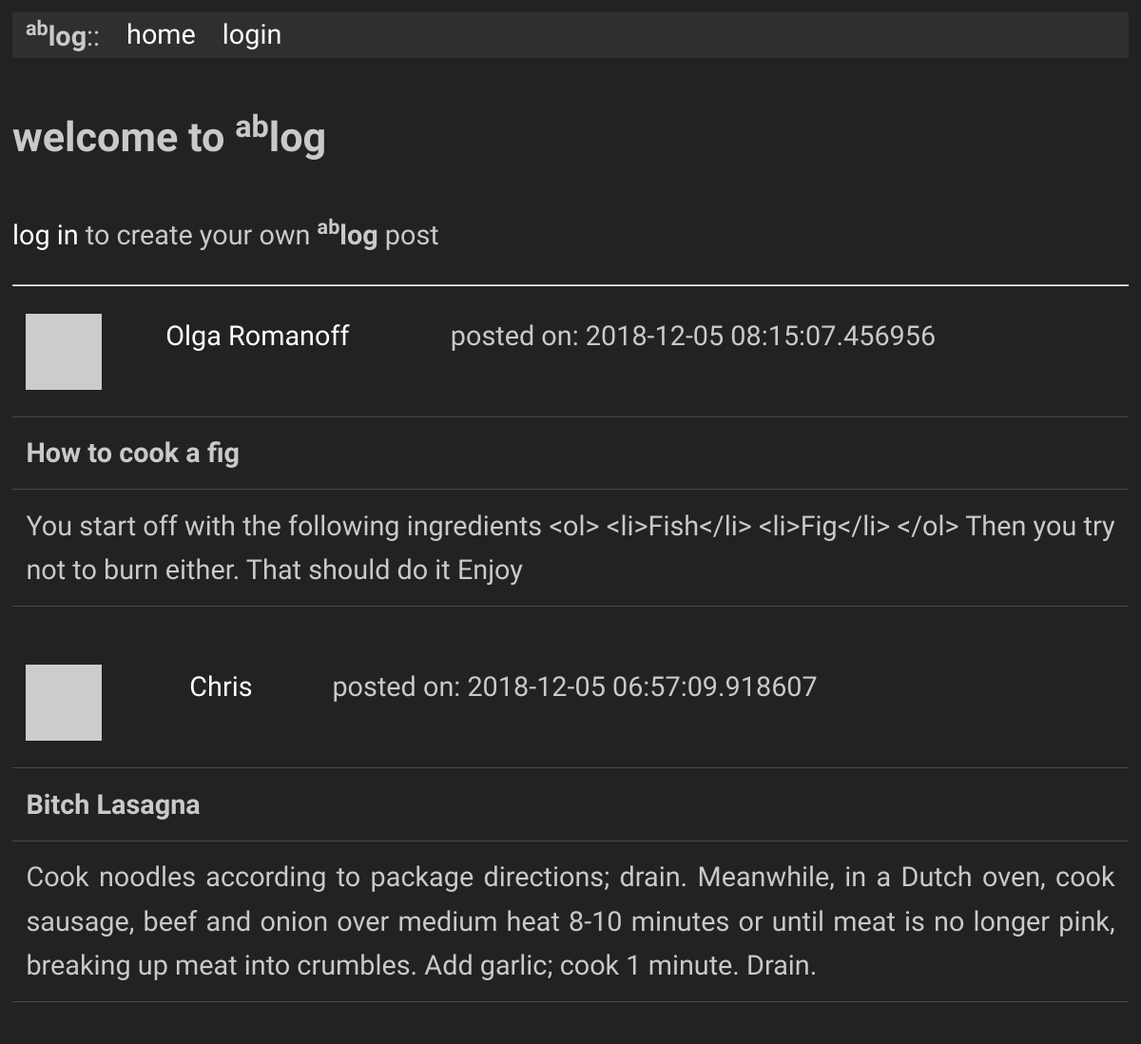
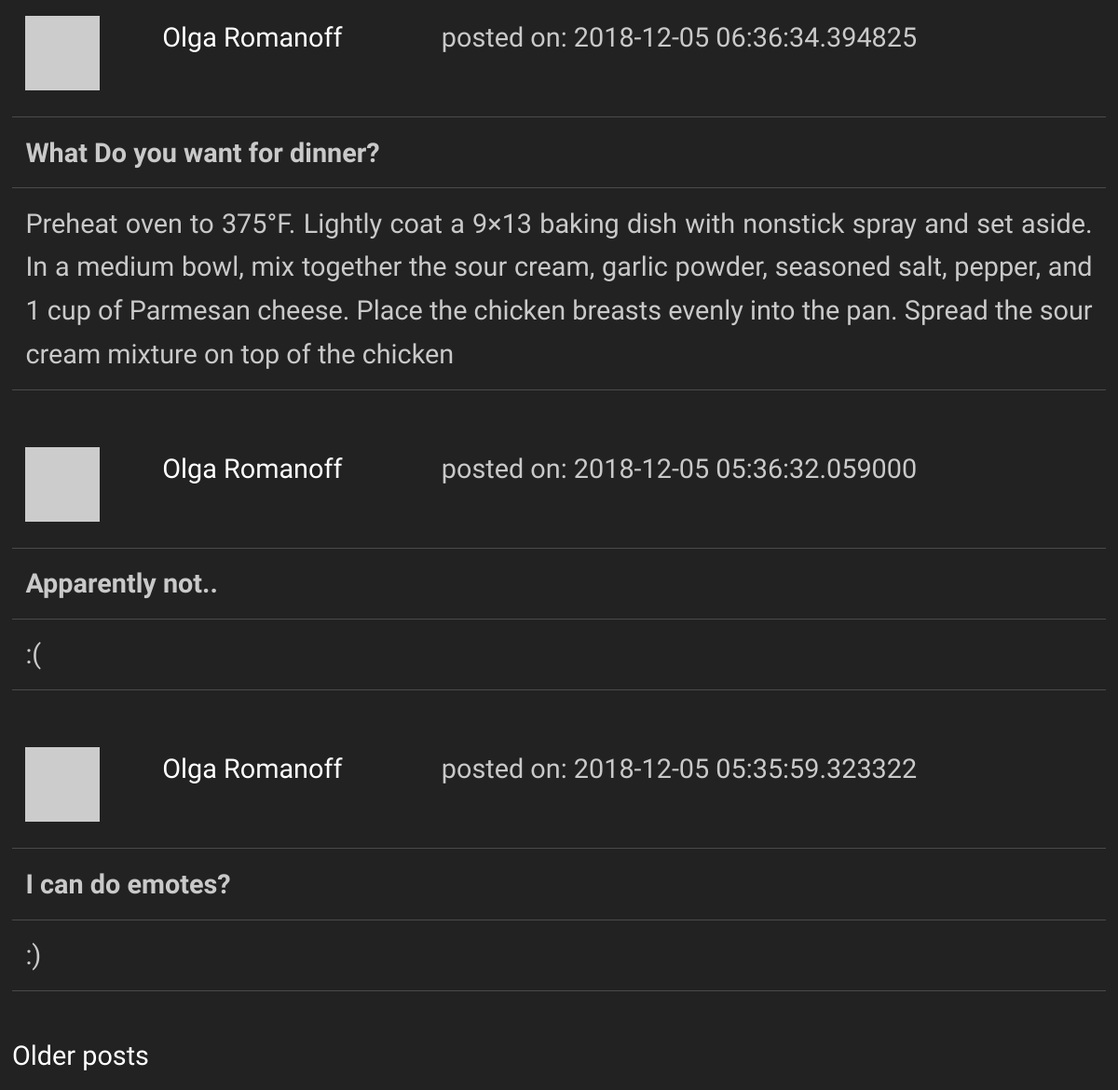
/index, run on the app's committed database (2 pictures, top to bottom).
### app/models.py (models this page shows, shortened)
class Post(db.Model):
    id           = db.Column(db.Integer, primary_key = True)
    title        = db.Column(db.String(40))
    body         = db.Column(db.String(512))
    timestamp    = db.Column(db.DateTime, index = True, default = datetime.utcnow)
    user_id      = db.Column(db.Integer, db.ForeignKey('user.id'))

class User(UserMixin, db.Model):
    id            = db.Column(db.Integer, primary_key = True)
    username      = db.Column(db.String(64), index = True, unique = True)
    email         = db.Column(db.String(128), index = True, unique = True)
    password_hash = db.Column(db.String(128))
    posts         = db.relationship('Post', backref = 'author', lazy = 'dynamic')
    about_me      = db.Column(db.String(50))
    last_seen     = db.Column(db.DateTime, default=datetime.utcnow)
    def avatar(self, size = 64):
        digest = md5(self.email.lower().encode('utf-8')).hexdigest()
        return('https://gravatar.com/avatar/{}?d=retro&s={}'.format(digest, size))

### app/routes.py (the view)
@app.route('/', methods = ['POST', 'GET'])
@app.route('/index', methods = ['POST', 'GET'])
def index():
    page        = request.args.get('page', 1, type = int)
    posts       = Post.query.order_by(Post.timestamp.desc()).paginate(page, app.config['POSTS_PER_PAGE'], False)
    next_url    = url_for('index', page = posts.next_num) if posts.has_next else None
    prev_url    = url_for('index', page = posts.prev_num) if posts.has_prev else None
    if current_user.is_authenticated:
        form = PostForm()
        if form.validate_on_submit():
            post = Post(title = form.title.data, body = form.body.data, author = current_user)
            db.session.add(post)
            db.session.commit()
            flash('Posted!', category='message')
            return(redirect(url_for('index')))
        return(render_template('index.html',  title = "Home", form = form, posts = posts.items, next_url = next_url, prev_url = prev_url))
    else:
        return(render_template('welcome.html',  title = "Welcome", posts = posts.items, next_url = next_url, prev_url = prev_url))

### app/routes.py (called while the page is built)
@app.before_request
def before_request():
    if current_user.is_authenticated:
        current_user.last_seen = datetime.utcnow()
        db.session.commit()

### app/templates/welcome.html (shortened to what this page needs)
{% extends "base.html" %}
{% block content %}
    <h4>welcome to <b><sup>ab</sup>log</b></h4>
    <p><a href="{{ url_for('login')}}">log in</a> to create your own <b><sup>ab</sup>log</b> post</p>
    <hr>
    {% for post in posts %}
        {% include '_post.html' %}
    {% endfor %}
    {% if next_url %}
    <a href="{{ next_url }}">Older posts</a>
    {% endif %}
{% endblock %}

### app/templates/_post.html
<table>
    <tr valign="top">
        <td>
          <img src="{{ post.author.avatar(48) }}"><br>
        </td>
        <td>
          <a href="{{ url_for('user', username=post.author.username) }}">{{ post.author.username }}</a>
        </td>
        <td>
          posted on: {{ post.timestamp }}
        </td>
    </tr>
</table>
<table>
  <tr>
      <td><b>{{ post.title }}<b></td>
  </tr>
  <tr>
      <td>{{ post.body }}</td>
  </tr>
</table>
<br>

### app/static/style.css (style rules this page uses)
body { font-size: 1.8rem; line-height: 1.618; max-width: 52em; margin: auto; font-family: 'Quattrocento Sans', sans-serif; color: #c9c9c9; background-color: #222222; padding: 13px; }
h1, h2, h3, h4, h5, h6 { font-family: 'Quattrocento Sans', sans-serif; font-weight: 700; overflow-wrap: break-word; word-wrap: break-word; -ms-word-break: break-all; word-break: break-word; -ms-hyphens: auto; -moz-hyphens: auto; -webkit-hyphens: auto; hyphens: auto; }
h4 { line-height: 0.9; font-size: 1.5em; }
small, sub, sup { font-size: 75%; }
hr { border-color: #ffffff; }
a { text-decoration: none; color: #ffffff; }
table { text-align: justify; width: 100%; border-collapse: collapse; }
td, th { padding: 0.5em; border-bottom: 1px solid #4a4a4a; }

### data on the page
Post: author.username "Olga Romanoff", timestamp "2018-12-05 08:15:07.456956", title "How to cook a fig", body "You start off with the following ingredients <ol> <li>Fish</li> <li>Fig</li> </ol> Then you try not to burn either. That should do it Enjoy"
Post: author.username "Chris", timestamp "2018-12-05 06:57:09.918607", title "Bitch Lasagna", body "Cook noodles according to package directions; drain. Meanwhile, in a Dutch oven, cook sausage, beef and onion over medium heat 8-10 minutes or until meat is no longer pink, breaking up meat into crumbles. Add garlic; cook 1 minute. Drain."
Post: author.username "Olga Romanoff", timestamp "2018-12-05 06:36:34.394825", title "What Do you want for dinner?", body "Preheat oven to 375°F. Lightly coat a 9×13 baking dish with nonstick spray and set aside. In a medium bowl, mix together the sour cream, garlic powder, seasoned salt, pepper, and 1 cup of Parmesan cheese. Place the chicken breasts evenly into the pan. Spread the sour cream mixture on top of the chicken"
Post: author.username "Olga Romanoff", timestamp "2018-12-05 05:36:32.059000", title "Apparently not..", body ":("
Post: author.username "Olga Romanoff", timestamp "2018-12-05 05:35:59.323322", title "I can do emotes?", body ":)"
